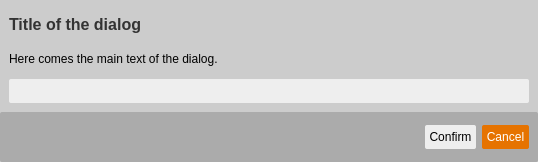
<?xml version="1.0" encoding="UTF-8"?>
<ui version="4.0">
 <class>Form</class>
 <widget class="QWidget" name="Form">
  <property name="geometry">
   <rect>
    <x>0</x>
    <y>0</y>
    <width>538</width>
    <height>146</height>
   </rect>
  </property>
  <property name="sizePolicy">
   <sizepolicy hsizetype="Expanding" vsizetype="Expanding">
    <horstretch>0</horstretch>
    <verstretch>0</verstretch>
   </sizepolicy>
  </property>
  <property name="minimumSize">
   <size>
    <width>0</width>
    <height>0</height>
   </size>
  </property>
  <property name="maximumSize">
   <size>
    <width>16777215</width>
    <height>16777215</height>
   </size>
  </property>
  <property name="cursor">
   <cursorShape>ArrowCursor</cursorShape>
  </property>
  <property name="windowTitle">
   <string>Form</string>
  </property>
  <property name="autoFillBackground">
   <bool>false</bool>
  </property>
  <property name="styleSheet">
   <string notr="true">background-color: #ccc;
border-radius: 2px;</string>
  </property>
  <layout class="QVBoxLayout" name="verticalLayout">
   <property name="spacing">
    <number>0</number>
   </property>
   <property name="sizeConstraint">
    <enum>QLayout::SetMinimumSize</enum>
   </property>
   <property name="leftMargin">
    <number>0</number>
   </property>
   <property name="topMargin">
    <number>0</number>
   </property>
   <property name="rightMargin">
    <number>0</number>
   </property>
   <property name="bottomMargin">
    <number>0</number>
   </property>
   <item>
    <widget class="QWidget" name="widget_2" native="true">
     <property name="sizePolicy">
      <sizepolicy hsizetype="Expanding" vsizetype="Expanding">
       <horstretch>0</horstretch>
       <verstretch>0</verstretch>
      </sizepolicy>
     </property>
     <layout class="QVBoxLayout" name="verticalLayout_2">
      <property name="sizeConstraint">
       <enum>QLayout::SetMinimumSize</enum>
      </property>
      <item>
       <widget class="QLabel" name="dialog_title_label">
        <property name="sizePolicy">
         <sizepolicy hsizetype="Preferred" vsizetype="Fixed">
          <horstretch>0</horstretch>
          <verstretch>0</verstretch>
         </sizepolicy>
        </property>
        <property name="minimumSize">
         <size>
          <width>0</width>
          <height>30</height>
         </size>
        </property>
        <property name="maximumSize">
         <size>
          <width>16777215</width>
          <height>30</height>
         </size>
        </property>
        <property name="styleSheet">
         <string notr="true">font-size: 16px;
font-weight: bold;
color: #333;</string>
        </property>
        <property name="text">
         <string>Title of the dialog</string>
        </property>
       </widget>
      </item>
      <item>
       <widget class="QLabel" name="dialog_main_text_label">
        <property name="sizePolicy">
         <sizepolicy hsizetype="Expanding" vsizetype="MinimumExpanding">
          <horstretch>0</horstretch>
          <verstretch>0</verstretch>
         </sizepolicy>
        </property>
        <property name="text">
         <string>Here comes the main text of the dialog.</string>
        </property>
        <property name="wordWrap">
         <bool>true</bool>
        </property>
       </widget>
      </item>
      <item>
       <widget class="QLineEdit" name="dialog_input">
        <property name="minimumSize">
         <size>
          <width>0</width>
          <height>24</height>
         </size>
        </property>
        <property name="maximumSize">
         <size>
          <width>16777215</width>
          <height>24</height>
         </size>
        </property>
        <property name="styleSheet">
         <string notr="true">background-color: #eee;
padding-left: 4px;</string>
        </property>
       </widget>
      </item>
     </layout>
    </widget>
   </item>
   <item>
    <widget class="QWidget" name="dialog_button_container" native="true">
     <property name="sizePolicy">
      <sizepolicy hsizetype="Preferred" vsizetype="Fixed">
       <horstretch>0</horstretch>
       <verstretch>0</verstretch>
      </sizepolicy>
     </property>
     <property name="minimumSize">
      <size>
       <width>0</width>
       <height>50</height>
      </size>
     </property>
     <property name="maximumSize">
      <size>
       <width>16777215</width>
       <height>50</height>
      </size>
     </property>
     <property name="styleSheet">
      <string notr="true">background-color: #ababab;</string>
     </property>
     <layout class="QHBoxLayout" name="horizontalLayout">
      <item>
       <spacer name="horizontalSpacer">
        <property name="orientation">
         <enum>Qt::Horizontal</enum>
        </property>
        <property name="sizeHint" stdset="0">
         <size>
          <width>40</width>
          <height>20</height>
         </size>
        </property>
       </spacer>
      </item>
      <item>
       <widget class="QToolButton" name="dialog_confirm_button">
        <property name="minimumSize">
         <size>
          <width>0</width>
          <height>24</height>
         </size>
        </property>
        <property name="maximumSize">
         <size>
          <width>16777215</width>
          <height>24</height>
         </size>
        </property>
        <property name="cursor">
         <cursorShape>PointingHandCursor</cursorShape>
        </property>
        <property name="styleSheet">
         <string notr="true">border: none;
border-radius: 2px;
background-color: #eee;
font-size: 12px;
</string>
        </property>
        <property name="text">
         <string>Confirm</string>
        </property>
       </widget>
      </item>
      <item>
       <widget class="QToolButton" name="dialog_cancel_button">
        <property name="minimumSize">
         <size>
          <width>0</width>
          <height>24</height>
         </size>
        </property>
        <property name="maximumSize">
         <size>
          <width>16777215</width>
          <height>24</height>
         </size>
        </property>
        <property name="cursor">
         <cursorShape>PointingHandCursor</cursorShape>
        </property>
        <property name="styleSheet">
         <string notr="true">border: none;
border-radius: 2px;
background-color: #e67300;
color: white;
font-size: 12px;
</string>
        </property>
        <property name="text">
         <string>Cancel</string>
        </property>
       </widget>
      </item>
     </layout>
    </widget>
   </item>
  </layout>
 </widget>
 <resources/>
 <connections/>
</ui>
